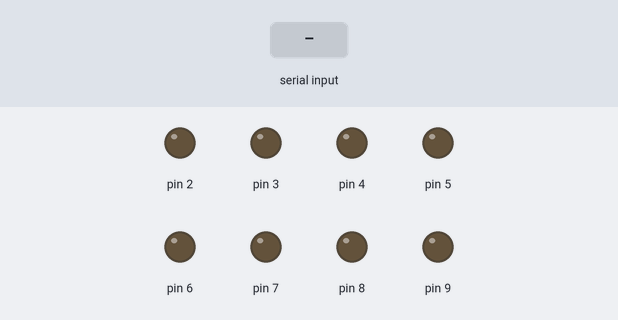
This sketch was run on a simulated Arduino Uno, built with avr-gcc and run on an emulated ATmega328P. Shown: output pins drawn as LEDs (lit = HIGH). The inputs (shaded band) are chosen by the test bench.

Above: at 1.2 s.
1.3 s: "90,45\n" received over Serial
At 2.5 s:
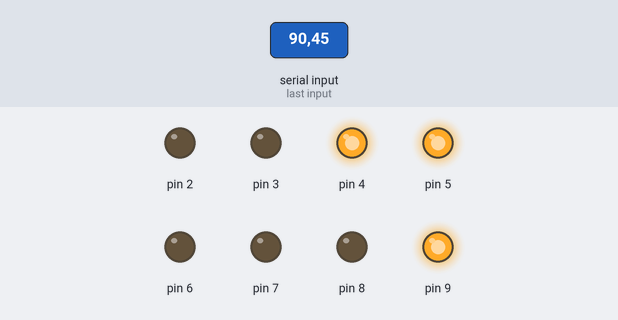
2.8 s: "30,150\n" received over Serial
At 3.7 s:
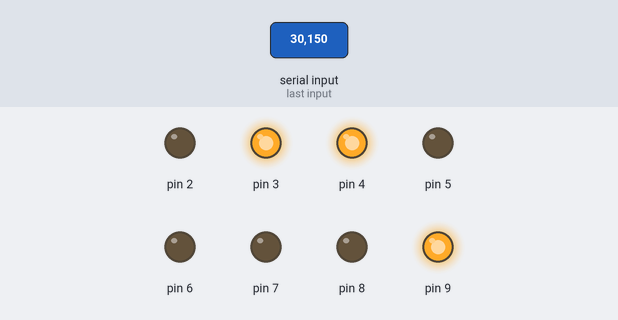
4.3 s: "90\n" received over Serial
At 4.7 s:
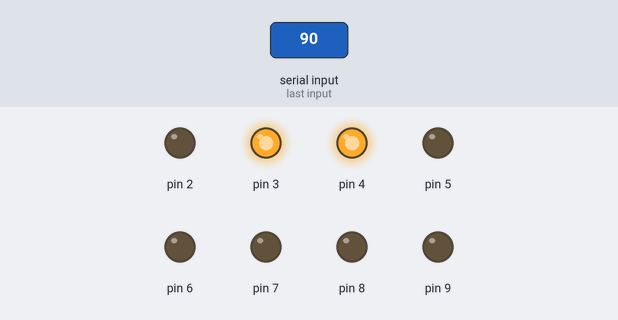
5.8 s: "5\n" received over Serial
At 7.0 s:
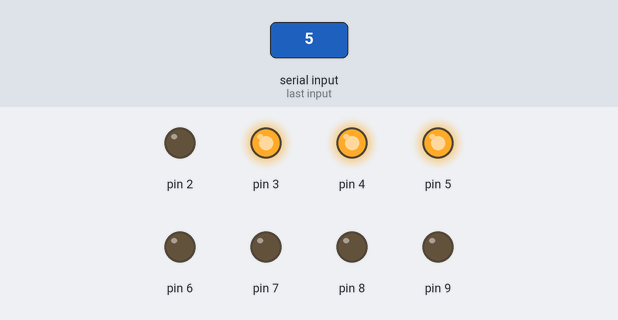
7.3 s: "200\n" received over Serial
At 8.2 s:
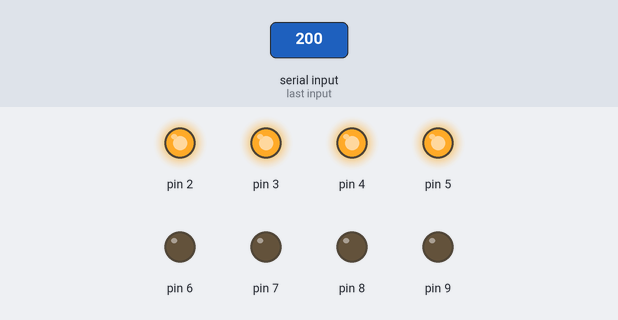
8.8 s: "90,45\n" received over Serial
At 9.5 s:
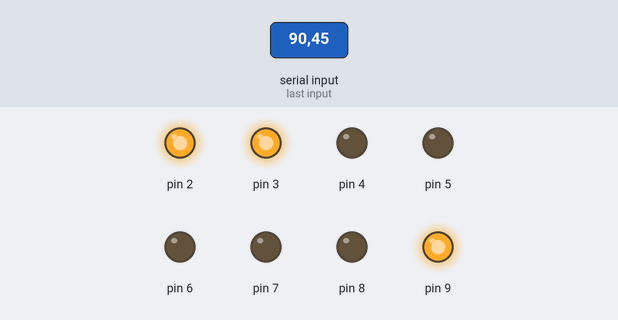
Timing chart, 0 to 11.3 s (numbered marks = the images above; inputs shaded):
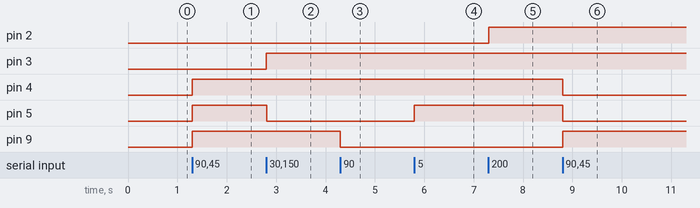

The sketch:

dubkov-Serial-led-control.ino
```cpp
void setup(){
  for (int i=2; i<10; i++){
    pinMode(i,OUTPUT);
  }
  Serial.begin(9600);
}

void loop(){
  if (Serial.available()>0){
    byte lol = Serial.read()-'0';
    digitalWrite(lol,!digitalRead(lol));
  }
}
```

Measured:
- after the input at 1.3 s, pin 4, pin 5, pin 9: LOW → HIGH at once
- after the input at 2.8 s, pin 3: LOW → HIGH at once; pin 5: HIGH → LOW at once
- after the input at 4.3 s, pin 9: HIGH → LOW at once
- after the input at 5.8 s, pin 5: LOW → HIGH at once
- after the input at 7.3 s, pin 2: LOW → HIGH at once
- after the input at 8.8 s, pin 4, pin 5: HIGH → LOW at once; pin 9: LOW → HIGH at once
